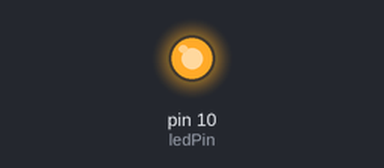
Simulated run of this sketch. Board: Arduino Uno, built with avr-gcc and run on an emulated ATmega328P. On the bench: output pins drawn as LEDs (lit = HIGH).

Above: at 1.0 s.
At 5.6 s:
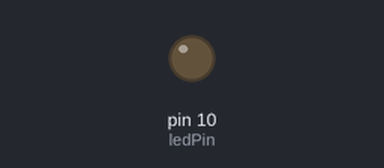
Timing chart, 0 to 10.7 s (numbered marks = the images above):
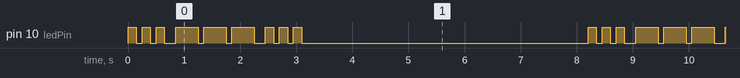

Measured:
- by itself, pin 10 (ledPin): repeats every 8.2 s: 2 × (LOW 0.10 s, HIGH 0.15 s), LOW 0.20 s, 2 × (HIGH 0.40 s, LOW 0.10 s), HIGH 0.40 s, LOW 0.20 s, 2 × (HIGH 0.15 s, LOW 0.10 s), HIGH 0.15 s, LOW 5.1 s, HIGH 0.15 s
- by itself, everything shown: repeats every 8.2 s, in 18 steps

The sketch:

demo2.ino
```cpp
int ledPin = 10;
void setup() {
  pinMode(ledPin, OUTPUT);
}
void loop() {
  for (int x = 0; x < 3; ++x) {
    digitalWrite(ledPin, HIGH);
    delay(150);
    digitalWrite(ledPin, LOW);
    delay(100);
  }

  delay(100);

  for (int x = 0; x < 3; ++x) {
    digitalWrite(ledPin, HIGH);
    delay(400);
    digitalWrite(ledPin, LOW);
    delay(100);
  }

  delay(100);

  for (int x = 0; x < 3; ++x) {
    digitalWrite(ledPin, HIGH);
    delay(150);
    digitalWrite(ledPin, LOW);
    delay(100);
  }

  delay(5000);
}
```
